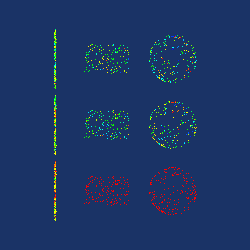

Source code (Python):
#!/usr/bin/env python

# Demonstrate vtkPCACurvatureEstimation on points extracted from implicit
# functions (cylinder, box, sphere union), estimating curvature and
# rendering three curvature component views.

# Factory overrides
import vtkmodules.vtkInteractionStyle  # noqa: F401
import vtkmodules.vtkRenderingFreeType  # noqa: F401
import vtkmodules.vtkRenderingOpenGL2  # noqa: F401

from vtkmodules.vtkCommonCore import vtkMath
from vtkmodules.vtkCommonDataModel import (
    vtkBox,
    vtkCylinder,
    vtkImplicitBoolean,
    vtkSphere,
)
from vtkmodules.vtkCommonSystem import vtkTimerLog
from vtkmodules.vtkFiltersCore import vtkAssignAttribute
from vtkmodules.vtkFiltersExtraction import vtkExtractVectorComponents
from vtkmodules.vtkFiltersPoints import (
    vtkBoundedPointSource,
    vtkFitImplicitFunction,
    vtkPCACurvatureEstimation,
)
from vtkmodules.vtkRenderingCore import (
    vtkActor,
    vtkPointGaussianMapper,
    vtkRenderWindow,
    vtkRenderWindowInteractor,
    vtkRenderer,
)

# Parameters
n_pts = 1000000
math = vtkMath()
math.RandomSeed(31415)

# Bounded random point source
points = vtkBoundedPointSource()
points.SetNumberOfPoints(n_pts)
points.SetBounds(-3, 3, -1, 1, -1, 1)
points.ProduceRandomScalarsOn()
points.ProduceCellOutputOff()
points.Update()

# Implicit functions
cylinder = vtkCylinder()
cylinder.SetCenter(-2, 0, 0)
cylinder.SetRadius(0.02)

box = vtkBox()
box.SetBounds(-1, 0.5, -0.5, 0.5, -0.0005, 0.0005)

sphere = vtkSphere()
sphere.SetCenter(2, 0, 0)
sphere.SetRadius(0.8)

boolean_func = vtkImplicitBoolean()
boolean_func.SetOperationTypeToUnion()
boolean_func.AddFunction(cylinder)
boolean_func.AddFunction(box)
boolean_func.AddFunction(sphere)

# Extract points near surface
extract = vtkFitImplicitFunction()
extract.SetInputConnection(points.GetOutputPort())
extract.SetImplicitFunction(boolean_func)
extract.SetThreshold(0.0005)
extract.Update()

# Estimate PCA curvature
curvature_filter = vtkPCACurvatureEstimation()
curvature_filter.SetInputConnection(extract.GetOutputPort())
curvature_filter.SetSampleSize(6)

timer = vtkTimerLog()
timer.StartTimer()
curvature_filter.Update()
timer.StopTimer()
print("Points processed: {0}".format(n_pts))
print("   Time to generate curvature: {0}".format(timer.GetElapsedTime()))

# Break curvature into three separate scalar arrays
assign = vtkAssignAttribute()
assign.SetInputConnection(curvature_filter.GetOutputPort())
assign.Assign("PCACurvature", "VECTORS", "POINT_DATA")

vec_extract = vtkExtractVectorComponents()
vec_extract.SetInputConnection(assign.GetOutputPort())
vec_extract.Update()

# Three curvature component views
curvature_mapper_0 = vtkPointGaussianMapper()
curvature_mapper_0.SetInputConnection(vec_extract.GetOutputPort(0))
curvature_mapper_0.EmissiveOff()
curvature_mapper_0.SetScaleFactor(0.0)

curvature_actor_0 = vtkActor()
curvature_actor_0.SetMapper(curvature_mapper_0)
curvature_actor_0.AddPosition(0, 2.25, 0)

curvature_mapper_1 = vtkPointGaussianMapper()
curvature_mapper_1.SetInputConnection(vec_extract.GetOutputPort(1))
curvature_mapper_1.EmissiveOff()
curvature_mapper_1.SetScaleFactor(0.0)

curvature_actor_1 = vtkActor()
curvature_actor_1.SetMapper(curvature_mapper_1)

curvature_mapper_2 = vtkPointGaussianMapper()
curvature_mapper_2.SetInputConnection(vec_extract.GetOutputPort(2))
curvature_mapper_2.EmissiveOff()
curvature_mapper_2.SetScaleFactor(0.0)

curvature_actor_2 = vtkActor()
curvature_actor_2.SetMapper(curvature_mapper_2)
curvature_actor_2.AddPosition(0, -2.25, 0)

# Renderer
renderer = vtkRenderer()
renderer.AddActor(curvature_actor_0)
renderer.AddActor(curvature_actor_1)
renderer.AddActor(curvature_actor_2)
renderer.SetBackground(0.1, 0.2, 0.4)

# Window
render_window = vtkRenderWindow()
render_window.SetMultiSamples(0)
render_window.AddRenderer(renderer)
render_window.SetSize(250, 250)
render_window.SetWindowName("pca curvature implicit")

# Scene
camera = renderer.GetActiveCamera()
camera.SetFocalPoint(0, 0, -1)
camera.SetPosition(0, 0, 0)
renderer.ResetCamera()

# Interactor
interactor = vtkRenderWindowInteractor()
interactor.SetRenderWindow(render_window)

interactor.Initialize()
interactor.Start()
